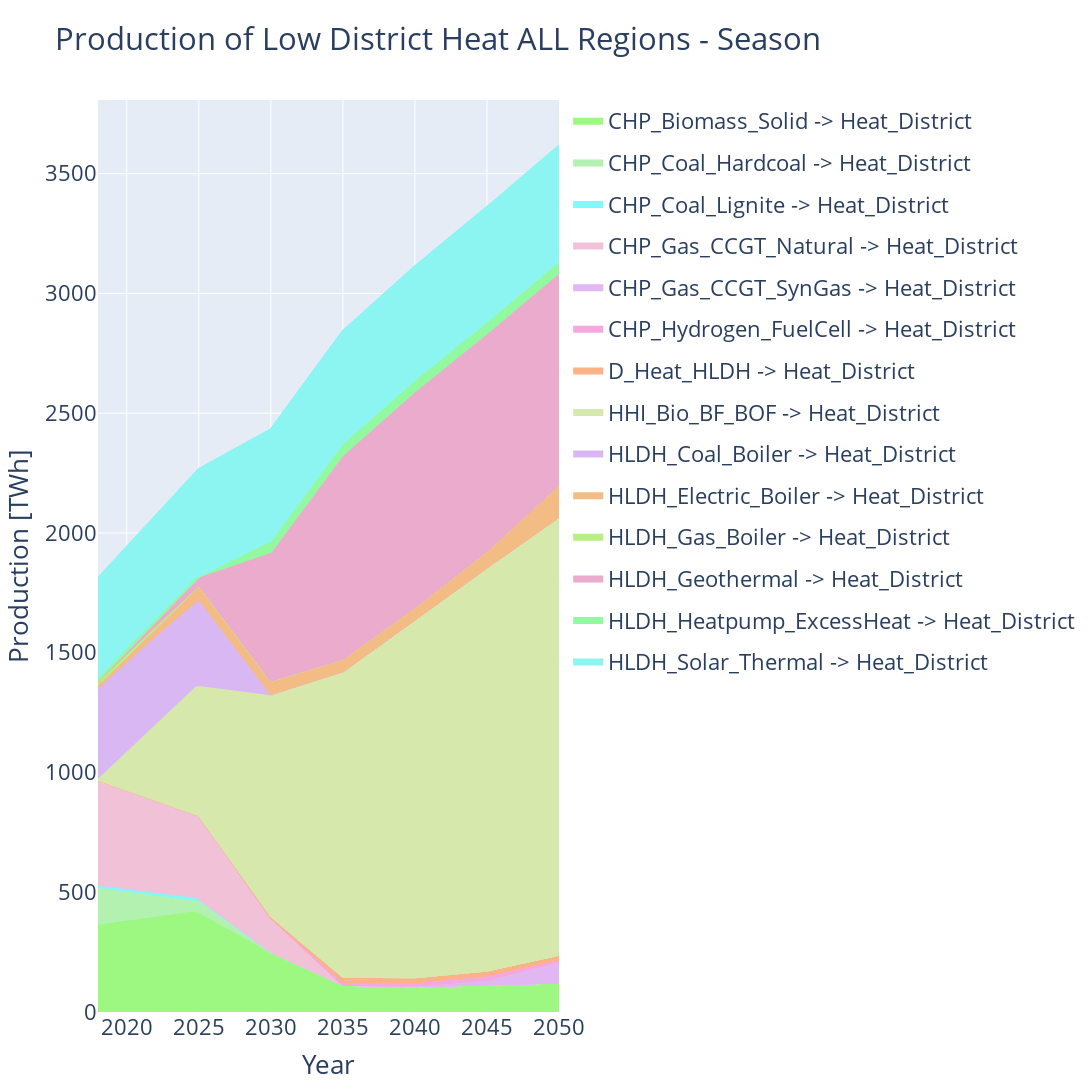

This figure's notebook cell:
### Markdown cell above
### Production of fuel by technology

### Code cell
production_fuel = ProductionByTechnologyForFuelStackedQuantityEvolutionFacilitator(SOLUTION_FILEPATH, region="All",
                                                                                   fuels=["Heat_District"])#, "Heat_Low_Industrial", "Heat_Low_Building"])

relevant_data = production_fuel.get_relevant_data()
relevant_data.aggreagate_all_by_sum(column_to_aggregate="Region", aggregated_entry_name="All", column_to_sum="Value")

# If "Value" is bigger than zero for a specific tech for any year, keep all
techs_over_zero = relevant_data.df[relevant_data.df["Value"] > 0]["Technology"].unique()
relevant_data.df = relevant_data.df[relevant_data.df["Technology"].isin(techs_over_zero)]

#relevant_data.df = relevant_data.df[relevant_data.df["Value"] > 0]

fig = production_fuel.plot(relevant_data)
fig.update_layout(title="Production of Low District Heat ALL Regions" + TITLE_ADDON)

fig.update_layout(width=1400, height=1100)

#if WRITE_IMAGE:
fig.write_image("ProductionLowDistrictHeatAllRegions" + TITLE_ADDON.replace(" ", "") + ".png")

fig.show()

### Figure 1 — Plotly figure (JSON) as saved in the notebook; plotly's stock layout.template omitted (floating-point values rounded to 4 significant figures)
{"data": [{"fillcolor": "#9cf881", "legendgroup": "CHP_Biomass_Solid -> Heat_District", "line": {"color": "#9cf881"}, "name": "CHP_Biomass_Solid -> Heat_District", "showlegend": true, "stackgroup": "one", "type": "scatter", "x": [2018], "y": [360.4]}, {"fillcolor": "#9cf881", "legendgroup": "CHP_Biomass_Solid -> Heat_District", "line": {"color": "#9cf881"}, "name": "CHP_Biomass_Solid -> Heat_District", "showlegend": false, "stackgroup": "one", "type": "scatter", "x": [2025], "y": [418.5]}, {"fillcolor": "#9cf881", "legendgroup": "CHP_Biomass_Solid -> Heat_District", "line": {"color": "#9cf881"}, "name": "CHP_Biomass_Solid -> Heat_District", "showlegend": false, "stackgroup": "one", "type": "scatter", "x": [2030], "y": [251.0]}, {"fillcolor": "#9cf881", "legendgroup": "CHP_Biomass_Solid -> Heat_District", "line": {"color": "#9cf881"}, "name": "CHP_Biomass_Solid -> Heat_District", "showlegend": false, "stackgroup": "one", "type": "scatter", "x": [2035], "y": [113.8]}, {"fillcolor": "#9cf881", "legendgroup": "CHP_Biomass_Solid -> Heat_District", "line": {"color": "#9cf881"}, "name": "CHP_Biomass_Solid -> Heat_District", "showlegend": false, "stackgroup": "one", "type": "scatter", "x": [2040], "y": [107.9]}, {"fillcolor": "#9cf881", "legendgroup": "CHP_Biomass_Solid -> Heat_District", "line": {"color": "#9cf881"}, "name": "CHP_Biomass_Solid -> Heat_District", "showlegend": false, "stackgroup": "one", "type": "scatter", "x": [2045], "y": [117.1]}, {"fillcolor": "#9cf881", "legendgroup": "CHP_Biomass_Solid -> Heat_District", "line": {"color": "#9cf881"}, "name": "CHP_Biomass_Solid -> Heat_District", "showlegend": false, "stackgroup": "one", "type": "scatter", "x": [2050], "y": [123.5]}, {"fillcolor": "#b2f1af", "legendgroup": "CHP_Coal_Hardcoal -> Heat_District", "line": {"color": "#b2f1af"}, "name": "CHP_Coal_Hardcoal -> Heat_District", "showlegend": true, "stackgroup": "one", "type": "scatter", "x": [2018], "y": [160.5]}, {"fillcolor": "#b2f1af", "legendgroup": "CHP_Coal_Hardcoal -> Heat_District", "line": {"color": "#b2f1af"}, "name": "CHP_Coal_Hardcoal -> Heat_District", "showlegend": false, "stackgroup": "one", "type": "scatter", "x": [2025], "y": [48.53]}, {"fillcolor": "#b2f1af", "legendgroup": "CHP_Coal_Hardcoal -> Heat_District", "line": {"color": "#b2f1af"}, "name": "CHP_Coal_Hardcoal -> Heat_District", "showlegend": false, "stackgroup": "one", "type": "scatter", "x": [2030], "y": [0]}, {"fillcolor": "#b2f1af", "legendgroup": "CHP_Coal_Hardcoal -> Heat_District", "line": {"color": "#b2f1af"}, "name": "CHP_Coal_Hardcoal -> Heat_District", "showlegend": false, "stackgroup": "one", "type": "scatter", "x": [2035], "y": [0]}, {"fillcolor": "#b2f1af", "legendgroup": "CHP_Coal_Hardcoal -> Heat_District", "line": {"color": "#b2f1af"}, "name": "CHP_Coal_Hardcoal -> Heat_District", "showlegend": false, "stackgroup": "one", "type": "scatter", "x": [2040], "y": [0]}, {"fillcolor": "#b2f1af", "legendgroup": "CHP_Coal_Hardcoal -> Heat_District", "line": {"color": "#b2f1af"}, "name": "CHP_Coal_Hardcoal -> Heat_District", "showlegend": false, "stackgroup": "one", "type": "scatter", "x": [2045], "y": [0]}, {"fillcolor": "#b2f1af", "legendgroup": "CHP_Coal_Hardcoal -> Heat_District", "line": {"color": "#b2f1af"}, "name": "CHP_Coal_Hardcoal -> Heat_District", "showlegend": false, "stackgroup": "one", "type": "scatter", "x": [2050], "y": [0]}, {"fillcolor": "#85f6f9", "legendgroup": "CHP_Coal_Lignite -> Heat_District", "line": {"color": "#85f6f9"}, "name": "CHP_Coal_Lignite -> Heat_District", "showlegend": true, "stackgroup": "one", "type": "scatter", "x": [2018], "y": [2.392]}, {"fillcolor": "#85f6f9", "legendgroup": "CHP_Coal_Lignite -> Heat_District", "line": {"color": "#85f6f9"}, "name": "CHP_Coal_Lignite -> Heat_District", "showlegend": false, "stackgroup": "one", "type": "scatter", "x": [2025], "y": [4.281]}, {"fillcolor": "#85f6f9", "legendgroup": "CHP_Coal_Lignite -> Heat_District", "line": {"color": "#85f6f9"}, "name": "CHP_Coal_Lignite -> Heat_District", "showlegend": false, "stackgroup": "one", "type": "scatter", "x": [2030], "y": [0]}, {"fillcolor": "#85f6f9", "legendgroup": "CHP_Coal_Lignite -> Heat_District", "line": {"color": "#85f6f9"}, "name": "CHP_Coal_Lignite -> Heat_District", "showlegend": false, "stackgroup": "one", "type": "scatter", "x": [2035], "y": [0]}, {"fillcolor": "#85f6f9", "legendgroup": "CHP_Coal_Lignite -> Heat_District", "line": {"color": "#85f6f9"}, "name": "CHP_Coal_Lignite -> Heat_District", "showlegend": false, "stackgroup": "one", "type": "scatter", "x": [2040], "y": [0]}, {"fillcolor": "#85f6f9", "legendgroup": "CHP_Coal_Lignite -> Heat_District", "line": {"color": "#85f6f9"}, "name": "CHP_Coal_Lignite -> Heat_District", "showlegend": false, "stackgroup": "one", "type": "scatter", "x": [2045], "y": [0]}, {"fillcolor": "#85f6f9", "legendgroup": "CHP_Coal_Lignite -> Heat_District", "line": {"color": "#85f6f9"}, "name": "CHP_Coal_Lignite -> Heat_District", "showlegend": false, "stackgroup": "one", "type": "scatter", "x": [2050], "y": [0]}, {"fillcolor": "#f1c1d8", "legendgroup": "CHP_Gas_CCGT_Natural -> Heat_District", "line": {"color": "#f1c1d8"}, "name": "CHP_Gas_CCGT_Natural -> Heat_District", "showlegend": true, "stackgroup": "one", "type": "scatter", "x": [2018], "y": [445.2]}, {"fillcolor": "#f1c1d8", "legendgroup": "CHP_Gas_CCGT_Natural -> Heat_District", "line": {"color": "#f1c1d8"}, "name": "CHP_Gas_CCGT_Natural -> Heat_District", "showlegend": false, "stackgroup": "one", "type": "scatter", "x": [2025], "y": [349.6]}, {"fillcolor": "#f1c1d8", "legendgroup": "CHP_Gas_CCGT_Natural -> Heat_District", "line": {"color": "#f1c1d8"}, "name": "CHP_Gas_CCGT_Natural -> Heat_District", "showlegend": false, "stackgroup": "one", "type": "scatter", "x": [2030], "y": [144.3]}, {"fillcolor": "#f1c1d8", "legendgroup": "CHP_Gas_CCGT_Natural -> Heat_District", "line": {"color": "#f1c1d8"}, "name": "CHP_Gas_CCGT_Natural -> Heat_District", "showlegend": false, "stackgroup": "one", "type": "scatter", "x": [2035], "y": [0]}, {"fillcolor": "#f1c1d8", "legendgroup": "CHP_Gas_CCGT_Natural -> Heat_District", "line": {"color": "#f1c1d8"}, "name": "CHP_Gas_CCGT_Natural -> Heat_District", "showlegend": false, "stackgroup": "one", "type": "scatter", "x": [2040], "y": [0]}, {"fillcolor": "#f1c1d8", "legendgroup": "CHP_Gas_CCGT_Natural -> Heat_District", "line": {"color": "#f1c1d8"}, "name": "CHP_Gas_CCGT_Natural -> Heat_District", "showlegend": false, "stackgroup": "one", "type": "scatter", "x": [2045], "y": [0]}, {"fillcolor": "#f1c1d8", "legendgroup": "CHP_Gas_CCGT_Natural -> Heat_District", "line": {"color": "#f1c1d8"}, "name": "CHP_Gas_CCGT_Natural -> Heat_District", "showlegend": false, "stackgroup": "one", "type": "scatter", "x": [2050], "y": [0]}, {"fillcolor": "#e1b7f2", "legendgroup": "CHP_Gas_CCGT_SynGas -> Heat_District", "line": {"color": "#e1b7f2"}, "name": "CHP_Gas_CCGT_SynGas -> Heat_District", "showlegend": true, "stackgroup": "one", "type": "scatter", "x": [2018], "y": [0]}, {"fillcolor": "#e1b7f2", "legendgroup": "CHP_Gas_CCGT_SynGas -> Heat_District", "line": {"color": "#e1b7f2"}, "name": "CHP_Gas_CCGT_SynGas -> Heat_District", "showlegend": false, "stackgroup": "one", "type": "scatter", "x": [2025], "y": [0]}, {"fillcolor": "#e1b7f2", "legendgroup": "CHP_Gas_CCGT_SynGas -> Heat_District", "line": {"color": "#e1b7f2"}, "name": "CHP_Gas_CCGT_SynGas -> Heat_District", "showlegend": false, "stackgroup": "one", "type": "scatter", "x": [2030], "y": [0]}, {"fillcolor": "#e1b7f2", "legendgroup": "CHP_Gas_CCGT_SynGas -> Heat_District", "line": {"color": "#e1b7f2"}, "name": "CHP_Gas_CCGT_SynGas -> Heat_District", "showlegend": false, "stackgroup": "one", "type": "scatter", "x": [2035], "y": [0]}, {"fillcolor": "#e1b7f2", "legendgroup": "CHP_Gas_CCGT_SynGas -> Heat_District", "line": {"color": "#e1b7f2"}, "name": "CHP_Gas_CCGT_SynGas -> Heat_District", "showlegend": false, "stackgroup": "one", "type": "scatter", "x": [2040], "y": [2.316]}, {"fillcolor": "#e1b7f2", "legendgroup": "CHP_Gas_CCGT_SynGas -> Heat_District", "line": {"color": "#e1b7f2"}, "name": "CHP_Gas_CCGT_SynGas -> Heat_District", "showlegend": false, "stackgroup": "one", "type": "scatter", "x": [2045], "y": [18.61]}, {"fillcolor": "#e1b7f2", "legendgroup": "CHP_Gas_CCGT_SynGas -> Heat_District", "line": {"color": "#e1b7f2"}, "name": "CHP_Gas_CCGT_SynGas -> Heat_District", "showlegend": false, "stackgroup": "one", "type": "scatter", "x": [2050], "y": [88.8]}, {"fillcolor": "#f4a8de", "legendgroup": "CHP_Hydrogen_FuelCell -> Heat_District", "line": {"color": "#f4a8de"}, "name": "CHP_Hydrogen_FuelCell -> Heat_District", "showlegend": true, "stackgroup": "one", "type": "scatter", "x": [2018], "y": [0]}, {"fillcolor": "#f4a8de", "legendgroup": "CHP_Hydrogen_FuelCell -> Heat_District", "line": {"color": "#f4a8de"}, "name": "CHP_Hydrogen_FuelCell -> Heat_District", "showlegend": false, "stackgroup": "one", "type": "scatter", "x": [2025], "y": [0]}, {"fillcolor": "#f4a8de", "legendgroup": "CHP_Hydrogen_FuelCell -> Heat_District", "line": {"color": "#f4a8de"}, "name": "CHP_Hydrogen_FuelCell -> Heat_District", "showlegend": false, "stackgroup": "one", "type": "scatter", "x": [2030], "y": [0]}, {"fillcolor": "#f4a8de", "legendgroup": "CHP_Hydrogen_FuelCell -> Heat_District", "line": {"color": "#f4a8de"}, "name": "CHP_Hydrogen_FuelCell -> Heat_District", "showlegend": false, "stackgroup": "one", "type": "scatter", "x": [2035], "y": [14.06]}, {"fillcolor": "#f4a8de", "legendgroup": "CHP_Hydrogen_FuelCell -> Heat_District", "line": {"color": "#f4a8de"}, "name": "CHP_Hydrogen_FuelCell -> Heat_District", "showlegend": false, "stackgroup": "one", "type": "scatter", "x": [2040], "y": [15.51]}, {"fillcolor": "#f4a8de", "legendgroup": "CHP_Hydrogen_FuelCell -> Heat_District", "line": {"color": "#f4a8de"}, "name": "CHP_Hydrogen_FuelCell -> Heat_District", "showlegend": false, "stackgroup": "one", "type": "scatter", "x": [2045], "y": [18.39]}, {"fillcolor": "#f4a8de", "legendgroup": "CHP_Hydrogen_FuelCell -> Heat_District", "line": {"color": "#f4a8de"}, "name": "CHP_Hydrogen_FuelCell -> Heat_District", "showlegend": false, "stackgroup": "one", "type": "scatter", "x": [2050], "y": [8.621]}, {"fillcolor": "#fbb286", "legendgroup": "D_Heat_HLDH -> Heat_District", "line": {"color": "#fbb286"}, "name": "D_Heat_HLDH -> Heat_District", "showlegend": true, "stackgroup": "one", "type": "scatter", "x": [2018], "y": [0]}, {"fillcolor": "#fbb286", "legendgroup": "D_Heat_HLDH -> Heat_District", "line": {"color": "#fbb286"}, "name": "D_Heat_HLDH -> Heat_District", "showlegend": false, "stackgroup": "one", "type": "scatter", "x": [2025], "y": [0]}, {"fillcolor": "#fbb286", "legendgroup": "D_Heat_HLDH -> Heat_District", "line": {"color": "#fbb286"}, "name": "D_Heat_HLDH -> Heat_District", "showlegend": false, "stackgroup": "one", "type": "scatter", "x": [2030], "y": [5.123]}, {"fillcolor": "#fbb286", "legendgroup": "D_Heat_HLDH -> Heat_District", "line": {"color": "#fbb286"}, "name": "D_Heat_HLDH -> Heat_District", "showlegend": false, "stackgroup": "one", "type": "scatter", "x": [2035], "y": [19.48]}, {"fillcolor": "#fbb286", "legendgroup": "D_Heat_HLDH -> Heat_District", "line": {"color": "#fbb286"}, "name": "D_Heat_HLDH -> Heat_District", "showlegend": false, "stackgroup": "one", "type": "scatter", "x": [2040], "y": [19.35]}, {"fillcolor": "#fbb286", "legendgroup": "D_Heat_HLDH -> Heat_District", "line": {"color": "#fbb286"}, "name": "D_Heat_HLDH -> Heat_District", "showlegend": false, "stackgroup": "one", "type": "scatter", "x": [2045], "y": [19.48]}, {"fillcolor": "#fbb286", "legendgroup": "D_Heat_HLDH -> Heat_District", "line": {"color": "#fbb286"}, "name": "D_Heat_HLDH -> Heat_District", "showlegend": false, "stackgroup": "one", "type": "scatter", "x": [2050], "y": [18.35]}, {"fillcolor": "#d7e8ad", "legendgroup": "HHI_Bio_BF_BOF -> Heat_District", "line": {"color": "#d7e8ad"}, "name": "HHI_Bio_BF_BOF -> Heat_District", "showlegend": true, "stackgroup": "one", "type": "scatter", "x": [2018], "y": [0]}, {"fillcolor": "#d7e8ad", "legendgroup": "HHI_Bio_BF_BOF -> Heat_District", "line": {"color": "#d7e8ad"}, "name": "HHI_Bio_BF_BOF -> Heat_District", "showlegend": false, "stackgroup": "one", "type": "scatter", "x": [2025], "y": [544.7]}, {"fillcolor": "#d7e8ad", "legendgroup": "HHI_Bio_BF_BOF -> Heat_District", "line": {"color": "#d7e8ad"}, "name": "HHI_Bio_BF_BOF -> Heat_District", "showlegend": false, "stackgroup": "one", "type": "scatter", "x": [2030], "y": [926.3]}, {"fillcolor": "#d7e8ad", "legendgroup": "HHI_Bio_BF_BOF -> Heat_District", "line": {"color": "#d7e8ad"}, "name": "HHI_Bio_BF_BOF -> Heat_District", "showlegend": false, "stackgroup": "one", "type": "scatter", "x": [2035], "y": [1276.0]}, {"fillcolor": "#d7e8ad", "legendgroup": "HHI_Bio_BF_BOF -> Heat_District", "line": {"color": "#d7e8ad"}, "name": "HHI_Bio_BF_BOF -> Heat_District", "showlegend": false, "stackgroup": "one", "type": "scatter", "x": [2040], "y": [1495.0]}, {"fillcolor": "#d7e8ad", "legendgroup": "HHI_Bio_BF_BOF -> Heat_District", "line": {"color": "#d7e8ad"}, "name": "HHI_Bio_BF_BOF -> Heat_District", "showlegend": false, "stackgroup": "one", "type": "scatter", "x": [2045], "y": [1683.0]}, {"fillcolor": "#d7e8ad", "legendgroup": "HHI_Bio_BF_BOF -> Heat_District", "line": {"color": "#d7e8ad"}, "name": "HHI_Bio_BF_BOF -> Heat_District", "showlegend": false, "stackgroup": "one", "type": "scatter", "x": [2050], "y": [1829.0]}, {"fillcolor": "#d8b7f3", "legendgroup": "HLDH_Coal_Boiler -> Heat_District", "line": {"color": "#d8b7f3"}, "name": "HLDH_Coal_Boiler -> Heat_District", "showlegend": true, "stackgroup": "one", "type": "scatter", "x": [2018], "y": [374.0]}, {"fillcolor": "#d8b7f3", "legendgroup": "HLDH_Coal_Boiler -> Heat_District", "line": {"color": "#d8b7f3"}, "name": "HLDH_Coal_Boiler -> Heat_District", "showlegend": false, "stackgroup": "one", "type": "scatter", "x": [2025], "y": [358.8]}, {"fillcolor": "#d8b7f3", "legendgroup": "HLDH_Coal_Boiler -> Heat_District", "line": {"color": "#d8b7f3"}, "name": "HLDH_Coal_Boiler -> Heat_District", "showlegend": false, "stackgroup": "one", "type": "scatter", "x": [2030], "y": [1.669]}, {"fillcolor": "#d8b7f3", "legendgroup": "HLDH_Coal_Boiler -> Heat_District", "line": {"color": "#d8b7f3"}, "name": "HLDH_Coal_Boiler -> Heat_District", "showlegend": false, "stackgroup": "one", "type": "scatter", "x": [2035], "y": [0]}, {"fillcolor": "#d8b7f3", "legendgroup": "HLDH_Coal_Boiler -> Heat_District", "line": {"color": "#d8b7f3"}, "name": "HLDH_Coal_Boiler -> Heat_District", "showlegend": false, "stackgroup": "one", "type": "scatter", "x": [2040], "y": [0]}, {"fillcolor": "#d8b7f3", "legendgroup": "HLDH_Coal_Boiler -> Heat_District", "line": {"color": "#d8b7f3"}, "name": "HLDH_Coal_Boiler -> Heat_District", "showlegend": false, "stackgroup": "one", "type": "scatter", "x": [2045], "y": [0]}, {"fillcolor": "#d8b7f3", "legendgroup": "HLDH_Coal_Boiler -> Heat_District", "line": {"color": "#d8b7f3"}, "name": "HLDH_Coal_Boiler -> Heat_District", "showlegend": false, "stackgroup": "one", "type": "scatter", "x": [2050], "y": [0]}, {"fillcolor": "#f4bc85", "legendgroup": "HLDH_Electric_Boiler -> Heat_District", "line": {"color": "#f4bc85"}, "name": "HLDH_Electric_Boiler -> Heat_District", "showlegend": true, "stackgroup": "one", "type": "scatter", "x": [2018], "y": [27.65]}, {"fillcolor": "#f4bc85", "legendgroup": "HLDH_Electric_Boiler -> Heat_District", "line": {"color": "#f4bc85"}, "name": "HLDH_Electric_Boiler -> Heat_District", "showlegend": false, "stackgroup": "one", "type": "scatter", "x": [2025], "y": [58.28]}, {"fillcolor": "#f4bc85", "legendgroup": "HLDH_Electric_Boiler -> Heat_District", "line": {"color": "#f4bc85"}, "name": "HLDH_Electric_Boiler -> Heat_District", "showlegend": false, "stackgroup": "one", "type": "scatter", "x": [2030], "y": [54.43]}, {"fillcolor": "#f4bc85", "legendgroup": "HLDH_Electric_Boiler -> Heat_District", "line": {"color": "#f4bc85"}, "name": "HLDH_Electric_Boiler -> Heat_District", "showlegend": false, "stackgroup": "one", "type": "scatter", "x": [2035], "y": [51.73]}, {"fillcolor": "#f4bc85", "legendgroup": "HLDH_Electric_Boiler -> Heat_District", "line": {"color": "#f4bc85"}, "name": "HLDH_Electric_Boiler -> Heat_District", "showlegend": false, "stackgroup": "one", "type": "scatter", "x": [2040], "y": [51.99]}, {"fillcolor": "#f4bc85", "legendgroup": "HLDH_Electric_Boiler -> Heat_District", "line": {"color": "#f4bc85"}, "name": "HLDH_Electric_Boiler -> Heat_District", "showlegend": false, "stackgroup": "one", "type": "scatter", "x": [2045], "y": [69.51]}, {"fillcolor": "#f4bc85", "legendgroup": "HLDH_Electric_Boiler -> Heat_District", "line": {"color": "#f4bc85"}, "name": "HLDH_Electric_Boiler -> Heat_District", "showlegend": false, "stackgroup": "one", "type": "scatter", "x": [2050], "y": [136.3]}, {"fillcolor": "#b8ef82", "legendgroup": "HLDH_Gas_Boiler -> Heat_District", "line": {"color": "#b8ef82"}, "name": "HLDH_Gas_Boiler -> Heat_District", "showlegend": true, "stackgroup": "one", "type": "scatter", "x": [2018], "y": [0]}, {"fillcolor": "#b8ef82", "legendgroup": "HLDH_Gas_Boiler -> Heat_District", "line": {"color": "#b8ef82"}, "name": "HLDH_Gas_Boiler -> Heat_District", "showlegend": false, "stackgroup": "one", "type": "scatter", "x": [2025], "y": [0.4761]}, {"fillcolor": "#b8ef82", "legendgroup": "HLDH_Gas_Boiler -> Heat_District", "line": {"color": "#b8ef82"}, "name": "HLDH_Gas_Boiler -> Heat_District", "showlegend": false, "stackgroup": "one", "type": "scatter", "x": [2030], "y": [0.4662]}, {"fillcolor": "#b8ef82", "legendgroup": "HLDH_Gas_Boiler -> Heat_District", "line": {"color": "#b8ef82"}, "name": "HLDH_Gas_Boiler -> Heat_District", "showlegend": false, "stackgroup": "one", "type": "scatter", "x": [2035], "y": [0.009931]}, {"fillcolor": "#b8ef82", "legendgroup": "HLDH_Gas_Boiler -> Heat_District", "line": {"color": "#b8ef82"}, "name": "HLDH_Gas_Boiler -> Heat_District", "showlegend": false, "stackgroup": "one", "type": "scatter", "x": [2040], "y": [0]}, {"fillcolor": "#b8ef82", "legendgroup": "HLDH_Gas_Boiler -> Heat_District", "line": {"color": "#b8ef82"}, "name": "HLDH_Gas_Boiler -> Heat_District", "showlegend": false, "stackgroup": "one", "type": "scatter", "x": [2045], "y": [0]}, {"fillcolor": "#b8ef82", "legendgroup": "HLDH_Gas_Boiler -> Heat_District", "line": {"color": "#b8ef82"}, "name": "HLDH_Gas_Boiler -> Heat_District", "showlegend": false, "stackgroup": "one", "type": "scatter", "x": [2050], "y": [0]}, {"fillcolor": "#ebabcd", "legendgroup": "HLDH_Geothermal -> Heat_District", "line": {"color": "#ebabcd"}, "name": "HLDH_Geothermal -> Heat_District", "showlegend": true, "stackgroup": "one", "type": "scatter", "x": [2018], "y": [15.94]}, {"fillcolor": "#ebabcd", "legendgroup": "HLDH_Geothermal -> Heat_District", "line": {"color": "#ebabcd"}, "name": "HLDH_Geothermal -> Heat_District", "showlegend": false, "stackgroup": "one", "type": "scatter", "x": [2025], "y": [36.01]}, {"fillcolor": "#ebabcd", "legendgroup": "HLDH_Geothermal -> Heat_District", "line": {"color": "#ebabcd"}, "name": "HLDH_Geothermal -> Heat_District", "showlegend": false, "stackgroup": "one", "type": "scatter", "x": [2030], "y": [538.6]}, {"fillcolor": "#ebabcd", "legendgroup": "HLDH_Geothermal -> Heat_District", "line": {"color": "#ebabcd"}, "name": "HLDH_Geothermal -> Heat_District", "showlegend": false, "stackgroup": "one", "type": "scatter", "x": [2035], "y": [852.4]}, {"fillcolor": "#ebabcd", "legendgroup": "HLDH_Geothermal -> Heat_District", "line": {"color": "#ebabcd"}, "name": "HLDH_Geothermal -> Heat_District", "showlegend": false, "stackgroup": "one", "type": "scatter", "x": [2040], "y": [901.3]}, {"fillcolor": "#ebabcd", "legendgroup": "HLDH_Geothermal -> Heat_District", "line": {"color": "#ebabcd"}, "name": "HLDH_Geothermal -> Heat_District", "showlegend": false, "stackgroup": "one", "type": "scatter", "x": [2045], "y": [909.9]}, {"fillcolor": "#ebabcd", "legendgroup": "HLDH_Geothermal -> Heat_District", "line": {"color": "#ebabcd"}, "name": "HLDH_Geothermal -> Heat_District", "showlegend": false, "stackgroup": "one", "type": "scatter", "x": [2050], "y": [883.8]}, {"fillcolor": "#92f9a1", "legendgroup": "HLDH_Heatpump_ExcessHeat -> Heat_District", "line": {"color": "#92f9a1"}, "name": "HLDH_Heatpump_ExcessHeat -> Heat_District", "showlegend": true, "stackgroup": "one", "type": "scatter", "x": [2018], "y": [0]}, {"fillcolor": "#92f9a1", "legendgroup": "HLDH_Heatpump_ExcessHeat -> Heat_District", "line": {"color": "#92f9a1"}, "name": "HLDH_Heatpump_ExcessHeat -> Heat_District", "showlegend": false, "stackgroup": "one", "type": "scatter", "x": [2025], "y": [0]}, {"fillcolor": "#92f9a1", "legendgroup": "HLDH_Heatpump_ExcessHeat -> Heat_District", "line": {"color": "#92f9a1"}, "name": "HLDH_Heatpump_ExcessHeat -> Heat_District", "showlegend": false, "stackgroup": "one", "type": "scatter", "x": [2030], "y": [48.89]}, {"fillcolor": "#92f9a1", "legendgroup": "HLDH_Heatpump_ExcessHeat -> Heat_District", "line": {"color": "#92f9a1"}, "name": "HLDH_Heatpump_ExcessHeat -> Heat_District", "showlegend": false, "stackgroup": "one", "type": "scatter", "x": [2035], "y": [48.89]}, {"fillcolor": "#92f9a1", "legendgroup": "HLDH_Heatpump_ExcessHeat -> Heat_District", "line": {"color": "#92f9a1"}, "name": "HLDH_Heatpump_ExcessHeat -> Heat_District", "showlegend": false, "stackgroup": "one", "type": "scatter", "x": [2040], "y": [48.89]}, {"fillcolor": "#92f9a1", "legendgroup": "HLDH_Heatpump_ExcessHeat -> Heat_District", "line": {"color": "#92f9a1"}, "name": "HLDH_Heatpump_ExcessHeat -> Heat_District", "showlegend": false, "stackgroup": "one", "type": "scatter", "x": [2045], "y": [48.89]}, {"fillcolor": "#92f9a1", "legendgroup": "HLDH_Heatpump_ExcessHeat -> Heat_District", "line": {"color": "#92f9a1"}, "name": "HLDH_Heatpump_ExcessHeat -> Heat_District", "showlegend": false, "stackgroup": "one", "type": "scatter", "x": [2050], "y": [48.89]}, {"fillcolor": "#8df5f1", "legendgroup": "HLDH_Solar_Thermal -> Heat_District", "line": {"color": "#8df5f1"}, "name": "HLDH_Solar_Thermal -> Heat_District", "showlegend": true, "stackgroup": "one", "type": "scatter", "x": [2018], "y": [424.2]}, {"fillcolor": "#8df5f1", "legendgroup": "HLDH_Solar_Thermal -> Heat_District", "line": {"color": "#8df5f1"}, "name": "HLDH_Solar_Thermal -> Heat_District", "showlegend": false, "stackgroup": "one", "type": "scatter", "x": [2025], "y": [446.3]}, {"fillcolor": "#8df5f1", "legendgroup": "HLDH_Solar_Thermal -> Heat_District", "line": {"color": "#8df5f1"}, "name": "HLDH_Solar_Thermal -> Heat_District", "showlegend": false, "stackgroup": "one", "type": "scatter", "x": [2030], "y": [460.7]}, {"fillcolor": "#8df5f1", "legendgroup": "HLDH_Solar_Thermal -> Heat_District", "line": {"color": "#8df5f1"}, "name": "HLDH_Solar_Thermal -> Heat_District", "showlegend": false, "stackgroup": "one", "type": "scatter", "x": [2035], "y": [465.5]}, {"fillcolor": "#8df5f1", "legendgroup": "HLDH_Solar_Thermal -> Heat_District", "line": {"color": "#8df5f1"}, "name": "HLDH_Solar_Thermal -> Heat_District", "showlegend": false, "stackgroup": "one", "type": "scatter", "x": [2040], "y": [470.3]}, {"fillcolor": "#8df5f1", "legendgroup": "HLDH_Solar_Thermal -> Heat_District", "line": {"color": "#8df5f1"}, "name": "HLDH_Solar_Thermal -> Heat_District", "showlegend": false, "stackgroup": "one", "type": "scatter", "x": [2045], "y": [475.1]}, {"fillcolor": "#8df5f1", "legendgroup": "HLDH_Solar_Thermal -> Heat_District", "line": {"color": "#8df5f1"}, "name": "HLDH_Solar_Thermal -> Heat_District", "showlegend": false, "stackgroup": "one", "type": "scatter", "x": [2050], "y": [479.9]}], "layout": {"barmode": "stack", "font": {"size": 22}, "height": 1100, "title": {"text": "Production of Low District Heat ALL Regions - Season"}, "width": 1400, "xaxis": {"title": {"text": "Year"}}, "yaxis": {"title": {"text": "Production [TWh]"}}}}
